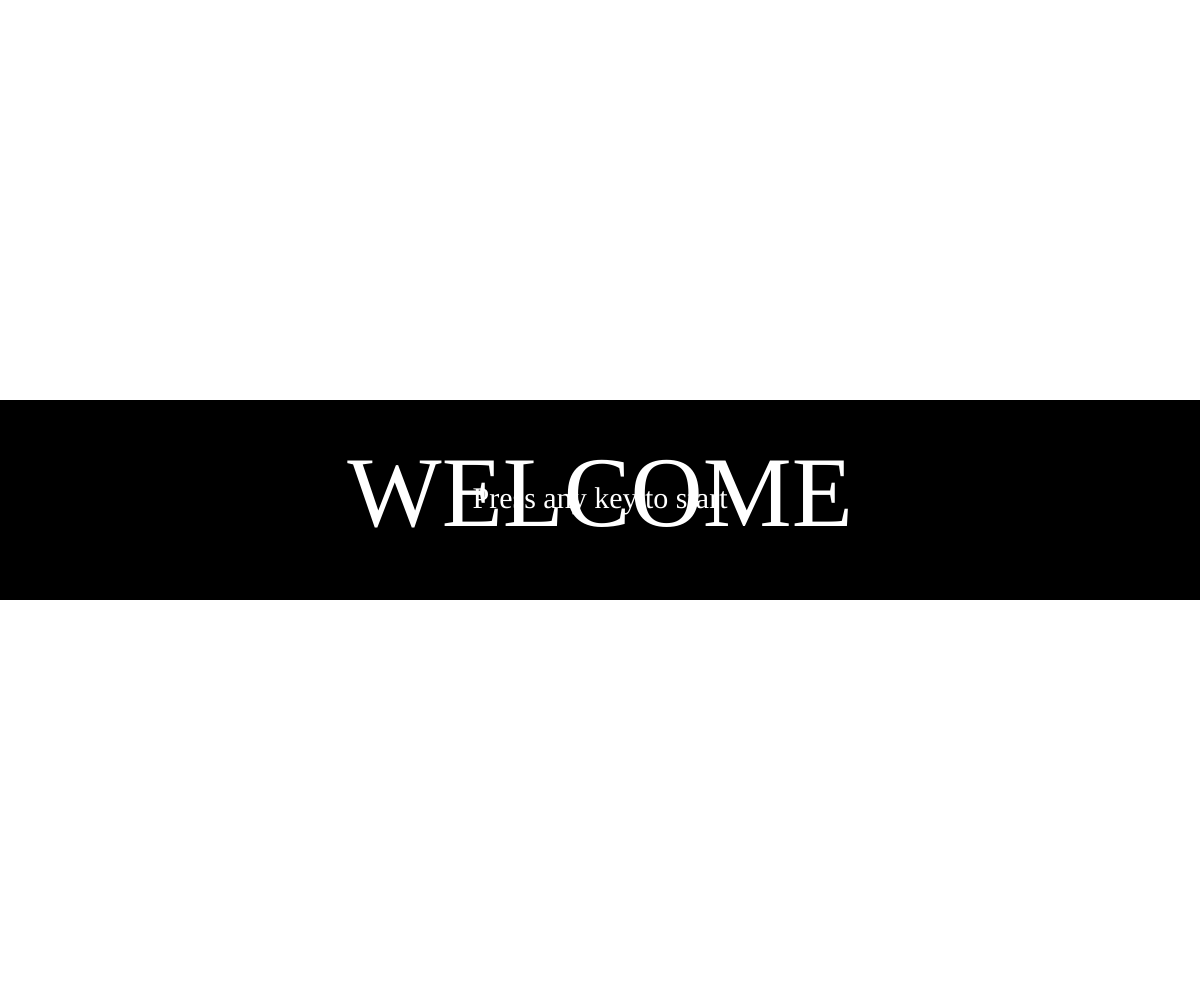
Frame 1 (no input)
Frame 60 (no input): identical to frame 1, image omitted
Frame 120 (the mouse pressed at the canvas centre since frame 60): identical to frame 1, image omitted

The p5.js sketch that drew this single still picture (run headless with seeded random() and noise() and a simulated clock; from frame 60 on, the mouse is pressed at the canvas centre):

// p5.js sketch
// ── sketch.js
let swither;

function setup() {
  createCanvas(windowWidth, windowHeight);
  swither = 1;
}

function draw() {
  gameScreen();
}

function gameScreen(){
  if (swither===1){
    gameOpening();
  }
  else if (swither === 2) {
    gameStart();
  }
}

function gameOpening(){
  background(255);
  fill(0);
  noStroke();
  rectMode(CENTER);
  rect(width/2,height/2,windowWidth,200);
  fill(255);
  textFont("Impact");
  textAlign(CENTER, CENTER);
  textSize(100);
  text("WELCOME",width/2,height/2);
  textAlign(BOTTOM);
  textSize(30);
  text("Press any key to start",width/2, height/2);
}

function gameStart(){
  background(0);
}
